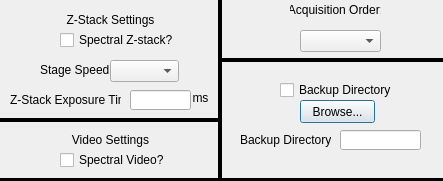
<?xml version="1.0" encoding="UTF-8"?>
<ui version="4.0">
 <class>AdvSettingsDialog</class>
 <widget class="QDialog" name="AdvSettingsDialog">
  <property name="geometry">
   <rect>
    <x>0</x>
    <y>0</y>
    <width>443</width>
    <height>181</height>
   </rect>
  </property>
  <property name="windowTitle">
   <string>Advanced Settings</string>
  </property>
  <widget class="QComboBox" name="acq_order_combo_box">
   <property name="geometry">
    <rect>
     <x>300</x>
     <y>30</y>
     <width>81</width>
     <height>22</height>
    </rect>
   </property>
   <property name="whatsThis">
    <string>&lt;html&gt;&lt;head/&gt;&lt;body&gt;&lt;p&gt;Sets acquisition priority order.&lt;/p&gt;&lt;p&gt;If set to TIME_SAMP, all samples set in the regions setup will be acquired at each timepoint. This is the default setting.&lt;/p&gt;&lt;p&gt;&lt;br/&gt;&lt;/p&gt;&lt;p&gt;If set to SAMP_TIME, a full time series will be performed for each fish set in the regions setup.&lt;/p&gt;&lt;p&gt;&lt;br/&gt;&lt;/p&gt;&lt;p&gt;If set to POS_TIME, a full time series will be performed for each region set in the regions setup.&lt;/p&gt;&lt;/body&gt;&lt;/html&gt;</string>
   </property>
   <property name="layoutDirection">
    <enum>Qt::LeftToRight</enum>
   </property>
  </widget>
  <widget class="QLabel" name="z_stack_exp_unit_label">
   <property name="geometry">
    <rect>
     <x>190</x>
     <y>90</y>
     <width>21</width>
     <height>16</height>
    </rect>
   </property>
   <property name="text">
    <string>ms</string>
   </property>
   <property name="alignment">
    <set>Qt::AlignCenter</set>
   </property>
  </widget>
  <widget class="QLabel" name="z_stack_settings_label">
   <property name="geometry">
    <rect>
     <x>60</x>
     <y>10</y>
     <width>101</width>
     <height>20</height>
    </rect>
   </property>
   <property name="text">
    <string>Z-Stack Settings</string>
   </property>
   <property name="alignment">
    <set>Qt::AlignCenter</set>
   </property>
  </widget>
  <widget class="QLineEdit" name="z_stack_exposure_line_edit">
   <property name="geometry">
    <rect>
     <x>130</x>
     <y>90</y>
     <width>61</width>
     <height>20</height>
    </rect>
   </property>
   <property name="whatsThis">
    <string>&lt;html&gt;&lt;head/&gt;&lt;body&gt;&lt;p&gt;Exposure time for use in Z-stack. &lt;/p&gt;&lt;p&gt;If spectral Z-stack is selected, exposure time is only limited by camera's min/max exposure time. &lt;/p&gt;&lt;p&gt;If spectral Z-stack is not selected, max exposure time is 1/stage_speed, rounded down, and min is limited by the camera.&lt;/p&gt;&lt;/body&gt;&lt;/html&gt;</string>
   </property>
  </widget>
  <widget class="QLabel" name="z_stack_exposure_label">
   <property name="geometry">
    <rect>
     <x>10</x>
     <y>90</y>
     <width>111</width>
     <height>20</height>
    </rect>
   </property>
   <property name="text">
    <string>Z-Stack Exposure Time:</string>
   </property>
  </widget>
  <widget class="QCheckBox" name="video_spectral_check_box">
   <property name="geometry">
    <rect>
     <x>60</x>
     <y>150</y>
     <width>121</width>
     <height>20</height>
    </rect>
   </property>
   <property name="whatsThis">
    <string>&lt;html&gt;&lt;head/&gt;&lt;body&gt;&lt;p&gt;If checked, videos will be performed by alternating between channels until the desired number of images are acquired per channel.&lt;/p&gt;&lt;/body&gt;&lt;/html&gt;</string>
   </property>
   <property name="text">
    <string>Spectral Video?</string>
   </property>
  </widget>
  <widget class="QLabel" name="video_settings_label">
   <property name="geometry">
    <rect>
     <x>60</x>
     <y>130</y>
     <width>101</width>
     <height>20</height>
    </rect>
   </property>
   <property name="text">
    <string>Video Settings</string>
   </property>
   <property name="alignment">
    <set>Qt::AlignCenter</set>
   </property>
  </widget>
  <widget class="QLabel" name="stage_speed_label">
   <property name="geometry">
    <rect>
     <x>40</x>
     <y>60</y>
     <width>71</width>
     <height>20</height>
    </rect>
   </property>
   <property name="text">
    <string>Stage Speed:</string>
   </property>
  </widget>
  <widget class="QComboBox" name="stage_speed_combo_box">
   <property name="geometry">
    <rect>
     <x>110</x>
     <y>60</y>
     <width>69</width>
     <height>22</height>
    </rect>
   </property>
   <property name="whatsThis">
    <string>&lt;html&gt;&lt;head/&gt;&lt;body&gt;&lt;p&gt;Sets stage speed to be used during continuous Z-stack. Note that this doesn't apply if Spectral Z-stack is enabled.&lt;/p&gt;&lt;p&gt;Since 30 is the full sensor maximum framerate of the PCO camera, 30 um/s is the current default speed. &lt;/p&gt;&lt;/body&gt;&lt;/html&gt;</string>
   </property>
  </widget>
  <widget class="Line" name="line">
   <property name="geometry">
    <rect>
     <x>-310</x>
     <y>110</y>
     <width>531</width>
     <height>20</height>
    </rect>
   </property>
   <property name="font">
    <font>
     <pointsize>8</pointsize>
    </font>
   </property>
   <property name="frameShadow">
    <enum>QFrame::Plain</enum>
   </property>
   <property name="lineWidth">
    <number>4</number>
   </property>
   <property name="orientation">
    <enum>Qt::Horizontal</enum>
   </property>
  </widget>
  <widget class="Line" name="line_2">
   <property name="geometry">
    <rect>
     <x>210</x>
     <y>-170</y>
     <width>20</width>
     <height>351</height>
    </rect>
   </property>
   <property name="frameShadow">
    <enum>QFrame::Plain</enum>
   </property>
   <property name="lineWidth">
    <number>4</number>
   </property>
   <property name="orientation">
    <enum>Qt::Vertical</enum>
   </property>
  </widget>
  <widget class="QLabel" name="acq_order_label">
   <property name="geometry">
    <rect>
     <x>290</x>
     <y>0</y>
     <width>91</width>
     <height>20</height>
    </rect>
   </property>
   <property name="text">
    <string>Acquisition Order:</string>
   </property>
   <property name="alignment">
    <set>Qt::AlignCenter</set>
   </property>
  </widget>
  <widget class="QLabel" name="save_label">
   <property name="geometry">
    <rect>
     <x>240</x>
     <y>130</y>
     <width>91</width>
     <height>20</height>
    </rect>
   </property>
   <property name="text">
    <string>Backup Directory:</string>
   </property>
  </widget>
  <widget class="QPushButton" name="backup_directory_browse_button">
   <property name="geometry">
    <rect>
     <x>300</x>
     <y>100</y>
     <width>75</width>
     <height>23</height>
    </rect>
   </property>
   <property name="whatsThis">
    <string>&lt;html&gt;&lt;head/&gt;&lt;body&gt;&lt;p&gt;Browse and choose backup directory.&lt;/p&gt;&lt;/body&gt;&lt;/html&gt;</string>
   </property>
   <property name="text">
    <string>Browse...</string>
   </property>
  </widget>
  <widget class="QLineEdit" name="backup_directory_line_edit">
   <property name="geometry">
    <rect>
     <x>340</x>
     <y>130</y>
     <width>81</width>
     <height>20</height>
    </rect>
   </property>
   <property name="whatsThis">
    <string>&lt;html&gt;&lt;head/&gt;&lt;body&gt;&lt;p&gt;Backup directory.&lt;/p&gt;&lt;/body&gt;&lt;/html&gt;</string>
   </property>
  </widget>
  <widget class="QCheckBox" name="backup_directory_check_box">
   <property name="geometry">
    <rect>
     <x>280</x>
     <y>80</y>
     <width>121</width>
     <height>20</height>
    </rect>
   </property>
   <property name="whatsThis">
    <string>&lt;html&gt;&lt;head/&gt;&lt;body&gt;&lt;p&gt;Let's you choose a backup directory in case the primary directory runs out of space.&lt;/p&gt;&lt;/body&gt;&lt;/html&gt;</string>
   </property>
   <property name="text">
    <string>Backup Directory</string>
   </property>
  </widget>
  <widget class="QCheckBox" name="z_stack_spectral_check_box">
   <property name="geometry">
    <rect>
     <x>60</x>
     <y>30</y>
     <width>121</width>
     <height>20</height>
    </rect>
   </property>
   <property name="whatsThis">
    <string>&lt;html&gt;&lt;head/&gt;&lt;body&gt;&lt;p&gt;If checked, Z-stack will be performed in the following way:&lt;/p&gt;&lt;p&gt;1. stage will move to first position.&lt;/p&gt;&lt;p&gt;2. Images will be taken with each channel selected.&lt;/p&gt;&lt;p&gt;3. stage will move by the set step size.&lt;/p&gt;&lt;p&gt;4. repeat 2 and 3 until end position is reached.&lt;/p&gt;&lt;p&gt;Otherwise, Z-stack will be performed with continuous stage motion, acquiring one channel at a time.&lt;/p&gt;&lt;/body&gt;&lt;/html&gt;</string>
   </property>
   <property name="text">
    <string>Spectral Z-stack?</string>
   </property>
  </widget>
  <widget class="Line" name="line_7">
   <property name="geometry">
    <rect>
     <x>-10</x>
     <y>170</y>
     <width>491</width>
     <height>20</height>
    </rect>
   </property>
   <property name="font">
    <font>
     <pointsize>8</pointsize>
    </font>
   </property>
   <property name="frameShadow">
    <enum>QFrame::Plain</enum>
   </property>
   <property name="lineWidth">
    <number>4</number>
   </property>
   <property name="orientation">
    <enum>Qt::Horizontal</enum>
   </property>
  </widget>
  <widget class="Line" name="line_8">
   <property name="geometry">
    <rect>
     <x>220</x>
     <y>50</y>
     <width>491</width>
     <height>20</height>
    </rect>
   </property>
   <property name="font">
    <font>
     <pointsize>8</pointsize>
    </font>
   </property>
   <property name="frameShadow">
    <enum>QFrame::Plain</enum>
   </property>
   <property name="lineWidth">
    <number>4</number>
   </property>
   <property name="orientation">
    <enum>Qt::Horizontal</enum>
   </property>
  </widget>
 </widget>
 <resources/>
 <connections/>
</ui>
